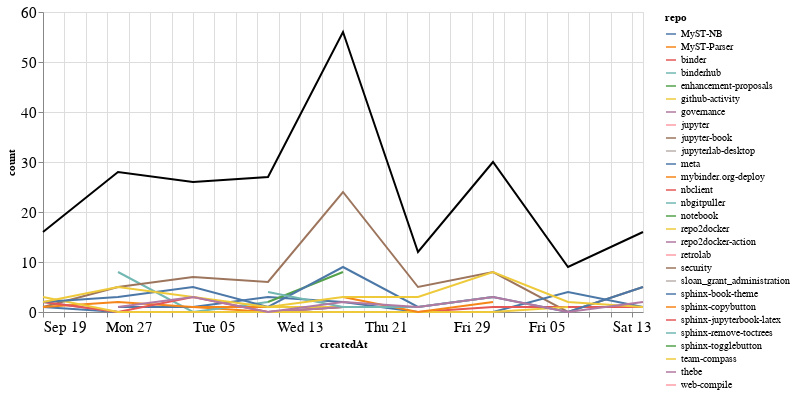

The code cell stored with this chart in its notebook:
### Markdown cell above
### Comments

### Code cell
comments_time = comments.groupby('repo').resample('W', on='createdAt').count()['author'].reset_index()
comments_time = comments_time.rename(columns={'author': 'count'})
comments_time_total = comments_time.groupby('createdAt').agg({"count": "sum"}).reset_index()
ch1 = alt.Chart(comments_time, width=600).mark_line().encode(
    x='createdAt',
    y='count',
    color='repo',
    tooltip="repo"
)

ch2 = alt.Chart(comments_time_total, width=600).mark_line(color="black").encode(
    x='createdAt',
    y='count',
)

ch1 + ch2

### Figure 1 — Vega-Lite specification as saved in the notebook (floating-point values rounded to 4 significant figures)
{"config": {"axisLeft": {"labelFontSize": 15}, "axisBottom": {"labelFontSize": 15}}, "layer": [{"data": {"name": "data-f835afd29a829fb91f734918195b9ad7"}, "mark": "line", "encoding": {"color": {"type": "nominal", "field": "repo"}, "tooltip": {"type": "nominal", "field": "repo"}, "x": {"type": "temporal", "field": "createdAt"}, "y": {"type": "quantitative", "field": "count"}}, "width": 600}, {"data": {"name": "data-3e5184ca6c547571cb8a7f200243701f"}, "mark": {"type": "line", "color": "black"}, "encoding": {"x": {"type": "temporal", "field": "createdAt"}, "y": {"type": "quantitative", "field": "count"}}, "width": 600}], "$schema": "https://vega.github.io/schema/vega-lite/v4.8.1.json", "datasets": {"data-f835afd29a829fb91f734918195b9ad7": [{"repo": "MyST-NB", "createdAt": "2021-09-19T00:00:00", "count": 1}, {"repo": "MyST-NB", "createdAt": "2021-09-26T00:00:00", "count": 0}, {"repo": "MyST-NB", "createdAt": "2021-10-03T00:00:00", "count": 0}, {"repo": "MyST-NB", "createdAt": "2021-10-10T00:00:00", "count": 0}, {"repo": "MyST-NB", "createdAt": "2021-10-17T00:00:00", "count": 1}, {"repo": "MyST-NB", "createdAt": "2021-10-24T00:00:00", "count": 1}, {"repo": "MyST-Parser", "createdAt": "2021-09-26T00:00:00", "count": 1}, {"repo": "MyST-Parser", "createdAt": "2021-10-03T00:00:00", "count": 1}, {"repo": "MyST-Parser", "createdAt": "2021-10-10T00:00:00", "count": 0}, {"repo": "MyST-Parser", "createdAt": "2021-10-17T00:00:00", "count": 1}, {"repo": "binder", "createdAt": "2021-09-19T00:00:00", "count": 1}, {"repo": "binderhub", "createdAt": "2021-09-26T00:00:00", "count": 8}, {"repo": "binderhub", "createdAt": "2021-10-03T00:00:00", "count": 0}, {"repo": "binderhub", "createdAt": "2021-10-10T00:00:00", "count": 2}, {"repo": "enhancement-proposals", "createdAt": "2021-10-10T00:00:00", "count": 2}, {"repo": "github-activity", "createdAt": "2021-10-10T00:00:00", "count": 1}, {"repo": "github-activity", "createdAt": "2021-10-17T00:00:00", "count": 1}, {"repo": "governance", "createdAt": "2021-09-19T00:00:00", "count": 2}, {"repo": "governance", "createdAt": "2021-09-26T00:00:00", "count": 0}, {"repo": "governance", "createdAt": "2021-10-03T00:00:00", "count": 0}, {"repo": "governance", "createdAt": "2021-10-10T00:00:00", "count": 0}, {"repo": "governance", "createdAt": "2021-10-17T00:00:00", "count": 1}, {"repo": "jupyter", "createdAt": "2021-11-14T00:00:00", "count": 1}, {"repo": "jupyter-book", "createdAt": "2021-09-19T00:00:00", "count": 1}, {"repo": "jupyter-book", "createdAt": "2021-09-26T00:00:00", "count": 5}, {"repo": "jupyter-book", "createdAt": "2021-10-03T00:00:00", "count": 7}, {"repo": "jupyter-book", "createdAt": "2021-10-10T00:00:00", "count": 6}, {"repo": "jupyter-book", "createdAt": "2021-10-17T00:00:00", "count": 24}, {"repo": "jupyter-book", "createdAt": "2021-10-24T00:00:00", "count": 5}, {"repo": "jupyter-book", "createdAt": "2021-10-31T00:00:00", "count": 8}, {"repo": "jupyter-book", "createdAt": "2021-11-07T00:00:00", "count": 0}, {"repo": "jupyter-book", "createdAt": "2021-11-14T00:00:00", "count": 5}, {"repo": "jupyterlab-desktop", "createdAt": "2021-09-26T00:00:00", "count": 1}, {"repo": "meta", "createdAt": "2021-09-26T00:00:00", "count": 1}, {"repo": "meta", "createdAt": "2021-10-03T00:00:00", "count": 1}, {"repo": "meta", "createdAt": "2021-10-10T00:00:00", "count": 3}, {"repo": "meta", "createdAt": "2021-10-17T00:00:00", "count": 2}, {"repo": "meta", "createdAt": "2021-10-24T00:00:00", "count": 0}, {"repo": "meta", "createdAt": "2021-10-31T00:00:00", "count": 0}, {"repo": "meta", "createdAt": "2021-11-07T00:00:00", "count": 4}, {"repo": "meta", "createdAt": "2021-11-14T00:00:00", "count": 1}, {"repo": "mybinder.org-deploy", "createdAt": "2021-09-19T00:00:00", "count": 1}, {"repo": "mybinder.org-deploy", "createdAt": "2021-09-26T00:00:00", "count": 2}, {"repo": "mybinder.org-deploy", "createdAt": "2021-10-03T00:00:00", "count": 1}, {"repo": "mybinder.org-deploy", "createdAt": "2021-10-10T00:00:00", "count": 1}, {"repo": "nbclient", "createdAt": "2021-09-19T00:00:00", "count": 2}, {"repo": "nbclient", "createdAt": "2021-09-26T00:00:00", "count": 0}, {"repo": "nbclient", "createdAt": "2021-10-03T00:00:00", "count": 3}, {"repo": "nbclient", "createdAt": "2021-10-10T00:00:00", "count": 0}, {"repo": "nbclient", "createdAt": "2021-10-17T00:00:00", "count": 0}, {"repo": "nbclient", "createdAt": "2021-10-24T00:00:00", "count": 0}, {"repo": "nbclient", "createdAt": "2021-10-31T00:00:00", "count": 1}, {"repo": "nbclient", "createdAt": "2021-11-07T00:00:00", "count": 1}, {"repo": "nbclient", "createdAt": "2021-11-14T00:00:00", "count": 1}, {"repo": "nbgitpuller", "createdAt": "2021-11-07T00:00:00", "count": 1}, {"repo": "notebook", "createdAt": "2021-10-10T00:00:00", "count": 2}, {"repo": "notebook", "createdAt": "2021-10-17T00:00:00", "count": 8}, {"repo": "repo2docker", "createdAt": "2021-09-19T00:00:00", "count": 3}, {"repo": "repo2docker", "createdAt": "2021-09-26T00:00:00", "count": 0}, {"repo": "repo2docker", "createdAt": "2021-10-03T00:00:00", "count": 0}, {"repo": "repo2docker", "createdAt": "2021-10-10T00:00:00", "count": 0}, {"repo": "repo2docker", "createdAt": "2021-10-17T00:00:00", "count": 0}, {"repo": "repo2docker", "createdAt": "2021-10-24T00:00:00", "count": 0}, {"repo": "repo2docker", "createdAt": "2021-10-31T00:00:00", "count": 0}, {"repo": "repo2docker", "createdAt": "2021-11-07T00:00:00", "count": 1}, {"repo": "repo2docker-action", "createdAt": "2021-09-19T00:00:00", "count": 1}, {"repo": "retrolab", "createdAt": "2021-10-31T00:00:00", "count": 1}, {"repo": "security", "createdAt": "2021-10-03T00:00:00", "count": 1}, {"repo": "sloan_grant_administration", "createdAt": "2021-10-10T00:00:00", "count": 4}, {"repo": "sphinx-book-theme", "createdAt": "2021-09-19T00:00:00", "count": 2}, {"repo": "sphinx-book-theme", "createdAt": "2021-09-26T00:00:00", "count": 3}, {"repo": "sphinx-book-theme", "createdAt": "2021-10-03T00:00:00", "count": 5}, {"repo": "sphinx-book-theme", "createdAt": "2021-10-10T00:00:00", "count": 1}, {"repo": "sphinx-book-theme", "createdAt": "2021-10-17T00:00:00", "count": 9}, {"repo": "sphinx-book-theme", "createdAt": "2021-10-24T00:00:00", "count": 1}, {"repo": "sphinx-book-theme", "createdAt": "2021-10-31T00:00:00", "count": 3}, {"repo": "sphinx-book-theme", "createdAt": "2021-11-07T00:00:00", "count": 0}, {"repo": "sphinx-book-theme", "createdAt": "2021-11-14T00:00:00", "count": 5}, {"repo": "sphinx-copybutton", "createdAt": "2021-10-17T00:00:00", "count": 3}, {"repo": "sphinx-copybutton", "createdAt": "2021-10-24T00:00:00", "count": 0}, {"repo": "sphinx-copybutton", "createdAt": "2021-10-31T00:00:00", "count": 2}, {"repo": "sphinx-jupyterbook-latex", "createdAt": "2021-10-03T00:00:00", "count": 1}, {"repo": "sphinx-remove-toctrees", "createdAt": "2021-10-10T00:00:00", "count": 4}, {"repo": "sphinx-remove-toctrees", "createdAt": "2021-10-17T00:00:00", "count": 1}, {"repo": "sphinx-remove-toctrees", "createdAt": "2021-10-24T00:00:00", "count": 1}, {"repo": "sphinx-remove-toctrees", "createdAt": "2021-10-31T00:00:00", "count": 3}, {"repo": "sphinx-togglebutton", "createdAt": "2021-10-31T00:00:00", "count": 1}, {"repo": "team-compass", "createdAt": "2021-09-19T00:00:00", "count": 2}, {"repo": "team-compass", "createdAt": "2021-09-26T00:00:00", "count": 5}, {"repo": "team-compass", "createdAt": "2021-10-03T00:00:00", "count": 3}, {"repo": "team-compass", "createdAt": "2021-10-10T00:00:00", "count": 1}, {"repo": "team-compass", "createdAt": "2021-10-17T00:00:00", "count": 3}, {"repo": "team-compass", "createdAt": "2021-10-24T00:00:00", "count": 3}, {"repo": "team-compass", "createdAt": "2021-10-31T00:00:00", "count": 8}, {"repo": "team-compass", "createdAt": "2021-11-07T00:00:00", "count": 2}, {"repo": "team-compass", "createdAt": "2021-11-14T00:00:00", "count": 1}, {"repo": "thebe", "createdAt": "2021-09-26T00:00:00", "count": 1}, {"repo": "thebe", "createdAt": "2021-10-03T00:00:00", "count": 3}, {"repo": "thebe", "createdAt": "2021-10-10T00:00:00", "count": 0}, {"repo": "thebe", "createdAt": "2021-10-17T00:00:00", "count": 2}, {"repo": "thebe", "createdAt": "2021-10-24T00:00:00", "count": 1}, {"repo": "thebe", "createdAt": "2021-10-31T00:00:00", "count": 3}, {"repo": "thebe", "createdAt": "2021-11-07T00:00:00", "count": 0}, {"repo": "thebe", "createdAt": "2021-11-14T00:00:00", "count": 2}, {"repo": "web-compile", "createdAt": "2021-09-26T00:00:00", "count": 1}], "data-3e5184ca6c547571cb8a7f200243701f": [{"createdAt": "2021-09-19T00:00:00", "count": 16}, {"createdAt": "2021-09-26T00:00:00", "count": 28}, {"createdAt": "2021-10-03T00:00:00", "count": 26}, {"createdAt": "2021-10-10T00:00:00", "count": 27}, {"createdAt": "2021-10-17T00:00:00", "count": 56}, {"createdAt": "2021-10-24T00:00:00", "count": 12}, {"createdAt": "2021-10-31T00:00:00", "count": 30}, {"createdAt": "2021-11-07T00:00:00", "count": 9}, {"createdAt": "2021-11-14T00:00:00", "count": 16}]}}
